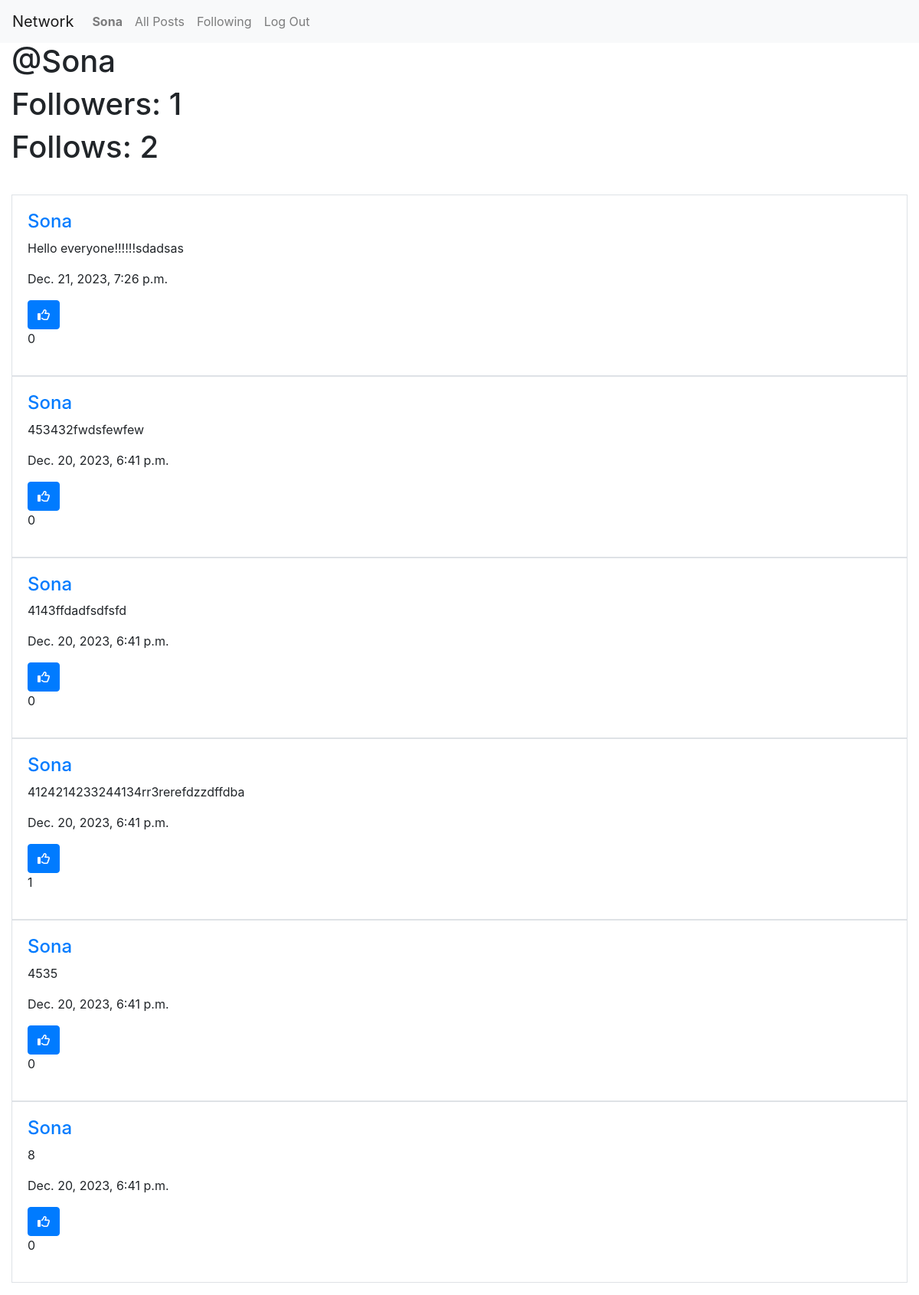
The app's page /profile/1 with its own data.
### network/models.py (models this page shows, shortened)
class User(AbstractUser):
    pass

class Posts(models.Model):
    user = models.ForeignKey("User", on_delete=models.CASCADE, related_name="posts")
    content = models.CharField(max_length=255)
    timestamp = models.DateTimeField(auto_now_add=True)
    likes = models.ManyToManyField(User, related_name="like")

### network/views.py (the view, shortened to what this page needs)
# urls.py: path("profile/<int:user_id>", views.profile, name="profile"),
def profile(request, user_id):
    targeted_user = User.objects.get(pk=user_id)
    posts = Posts.objects.filter(user=targeted_user)
    current_user = request.user
    users_posts = posts.order_by('id').reverse()
    isFollowing = None
    if Followings.objects.filter(user=targeted_user).exists():
        count_of_followings = Followings.objects.get(user=targeted_user).followings.count()
    else:
        count_of_followings = 0
    if Followers.objects.filter(user=targeted_user).exists():
        count_of_followers = Followers.objects.get(user=targeted_user).followers.count()
    else:
        count_of_followers = 0
    likesId = []
    if(request.user != None):
        likes = Likes.objects.all()
        for like in likes:
            if like.user.id == request.user.id:
                likesId.append(like.liked_post.id)
    paginator = Paginator(users_posts, 10)
    page_number = request.GET.get('page')
    page_obj = paginator.get_page(page_number)
    return render(request, "network/profile.html", {
        "followers_count": count_of_followers,
        "followings_count": count_of_followings,
        "posts": users_posts,
        "likes": likesId,
        "page_obj": page_obj,
        "user": targeted_user,
        "isFollowing": isFollowing,
        "current_user": current_user
    })

### network/templates/network/profile.html (shortened to what this page needs)
{% extends "network/layout.html" %}
{% load static %}
{% block body %}
    <div style="padding-bottom: 30px;">
        <div>
            <h1>@{{user.username}}</h1>
        </div>
        <div>
            <h1>Followers: {{followers_count}}</h1>
            <h1>Follows: {{followings_count}}</h1>
        </div>
    </div>
    <div id="all_posts_view">
        {% for post in page_obj %}
            <div class="border" style="padding: 20px;">
                <a href="{% url 'profile' post.user.id %}"><h4>{{post.user}}</h4></a>
                <p>{{post.content}}</p>
                <p>{{post.timestamp}}</p>
                {% if post.id in likes %}
                    <div>
                        <button class="btn btn-primary fa fa-thumbs-down" id="{{post.id}}" onclick='like({{post.id}})'></button>
                        <p id="p-{{post.id}}">{{post.likes.count}}</p>
                    </div>
                {% else %}
                    <div>
                        <button class="btn btn-primary fa fa-thumbs-up" id="{{post.id}}" onclick='like({{post.id}})'></button>
                        <p id="p-{{post.id}}">{{post.likes.count}}</p>
                    </div>
                {% endif %}
            </div>
        {% endfor %}
    </div>
        <div class="pagination d-flex align-items-center justify-content-center" style="font-size: 24px;">
        </div>
{% endblock %}

### network/templates/network/layout.html (shortened to what this page needs)
{% load static %}
<!DOCTYPE html>
<html lang="en">
    <head>
        <link rel="stylesheet" href="https://cdnjs.cloudflare.com/ajax/libs/font-awesome/6.5.1/css/all.min.css" />
        <link rel="stylesheet" href="https://stackpath.bootstrapcdn.com/bootstrap/4.4.1/css/bootstrap.min.css">
        <link href="{% static 'network/styles.css' %}" rel="stylesheet">
    </head>
    <body>
        <nav class="navbar navbar-expand-lg navbar-light bg-light">
            <a class="navbar-brand" href="{% url 'index' %}">Network</a>
            <div>
              <ul class="navbar-nav mr-auto">
                {% if user.is_authenticated %}
                    <li class="nav-item">
                        <a class="nav-link" href="{% url 'profile' user.id %}"><strong>{{ user.username }}</strong></a>
                    </li>
                {% endif %}
                <li class="nav-item">
                  <a class="nav-link" href="{% url 'index' %}">All Posts</a>
                </li>
                {% if user.is_authenticated %}
                    <li class="nav-item">
                        <a class="nav-link" href="{% url 'following'%}">Following</a>
                    </li>
                    <li class="nav-item">
                        <a class="nav-link" href="{% url 'logout' %}">Log Out</a>
                    </li>
                {% endif %}
              </ul>
            </div>
          </nav>
        <div class="body container-fluid">
            {% block body %}
            {% endblock %}
        </div>
    </body>
</html>

### records on screen
User: username "Sona"
Posts: user "Sona", content "Hello everyone!!!!!!sdadsas", timestamp "Dec. 21, 2023, 7:26 p.m.", likes.count "0"
Posts: user "Sona", content "453432fwdsfewfew", timestamp "Dec. 20, 2023, 6:41 p.m.", likes.count "0"
Posts: user "Sona", content "4143ffdadfsdfsfd", timestamp "Dec. 20, 2023, 6:41 p.m.", likes.count "0"
Posts: user "Sona", content "4124214233244134rr3rerefdzzdffdba", timestamp "Dec. 20, 2023, 6:41 p.m.", likes.count "1"
Posts: user "Sona", content "4535", timestamp "Dec. 20, 2023, 6:41 p.m.", likes.count "0"
Posts: user "Sona", content "8", timestamp "Dec. 20, 2023, 6:41 p.m.", likes.count "0"

### other values on screen
{{ followers_count }} "1"
{{ followings_count }} "2"
